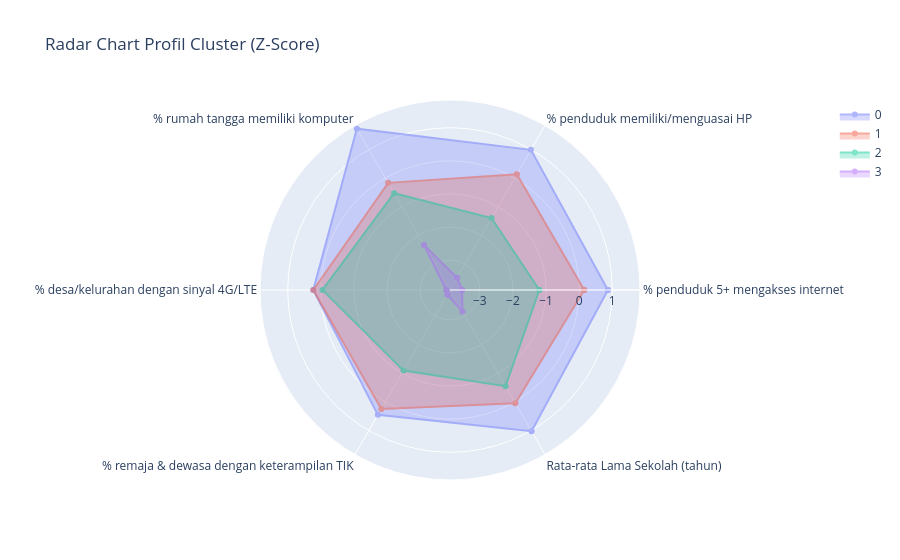

The notebook cell saved with this chart:
### Markdown cell above
## 1. Visualisasi Profil Cluster: Heatmap Z-Score & Radar Chart
Heatmap memudahkan kita membaca seluruh sel warna sekaligus (hijau = unggul, merah = tertinggal), sementara **Radar Chart** (Plotly interaktif) memperlihatkan bentuk "profil kesiapan" tiap cluster.

### Code cell
fig, ax = plt.subplots(figsize=(10, 4.5))
sns.heatmap(
    prof_z,
    annot=True,
    fmt=".2f",
    cmap="RdYlGn",
    center=0,
    linewidths=0.6,
    ax=ax,
)
ax.set_title("Profil Z-Score Rata-rata Tiap Cluster (0 = Rata-rata Nasional)", fontsize=11, fontweight="bold")
ax.set_ylabel("Cluster")
ax.set_xlabel("Indikator")
plt.tight_layout()
save_matplotlib(fig, "04_heatmap_profil")
plt.show()

# Radar chart interaktif menggunakan fungsi di src/visualization.py
fig_radar = radar_chart(prof_z, FEATURES, title="Radar Chart Profil Cluster (Z-Score)")
fig_radar

### Figure 1 — Plotly figure (JSON) as saved in the notebook; plotly's stock layout.template omitted (floating-point values rounded to 4 significant figures)
{"data": [{"fill": "toself", "name": "0", "opacity": 0.5, "r": [0.868, 0.9857, 1.724, 0.2289, 0.4523, 1.026, 0.868], "theta": ["% penduduk 5+ mengakses internet", "% penduduk memiliki/menguasai HP", "% rumah tangga memiliki komputer", "% desa/kelurahan dengan sinyal 4G/LTE", "% remaja & dewasa dengan keterampilan TIK", "Rata-rata Lama Sekolah (tahun)", "% penduduk 5+ mengakses internet"], "type": "scatterpolar"}, {"fill": "toself", "name": "1", "opacity": 0.5, "r": [0.1523, 0.1364, -0.1653, 0.2251, 0.248, 0.04445, 0.1523], "theta": ["% penduduk 5+ mengakses internet", "% penduduk memiliki/menguasai HP", "% rumah tangga memiliki komputer", "% desa/kelurahan dengan sinyal 4G/LTE", "% remaja & dewasa dengan keterampilan TIK", "Rata-rata Lama Sekolah (tahun)", "% penduduk 5+ mengakses internet"], "type": "scatterpolar"}, {"fill": "toself", "name": "2", "opacity": 0.5, "r": [-1.203, -1.393, -0.5267, -0.04945, -1.09, -0.5465, -1.203], "theta": ["% penduduk 5+ mengakses internet", "% penduduk memiliki/menguasai HP", "% rumah tangga memiliki komputer", "% desa/kelurahan dengan sinyal 4G/LTE", "% remaja & dewasa dengan keterampilan TIK", "Rata-rata Lama Sekolah (tahun)", "% penduduk 5+ mengakses internet"], "type": "scatterpolar"}, {"fill": "toself", "name": "3", "opacity": 0.5, "r": [-3.533, -3.474, -2.329, -3.788, -3.738, -3.154, -3.533], "theta": ["% penduduk 5+ mengakses internet", "% penduduk memiliki/menguasai HP", "% rumah tangga memiliki komputer", "% desa/kelurahan dengan sinyal 4G/LTE", "% remaja & dewasa dengan keterampilan TIK", "Rata-rata Lama Sekolah (tahun)", "% penduduk 5+ mengakses internet"], "type": "scatterpolar"}], "layout": {"polar": {"radialaxis": {"visible": true}}, "showlegend": true, "title": {"text": "Radar Chart Profil Cluster (Z-Score)"}}}
